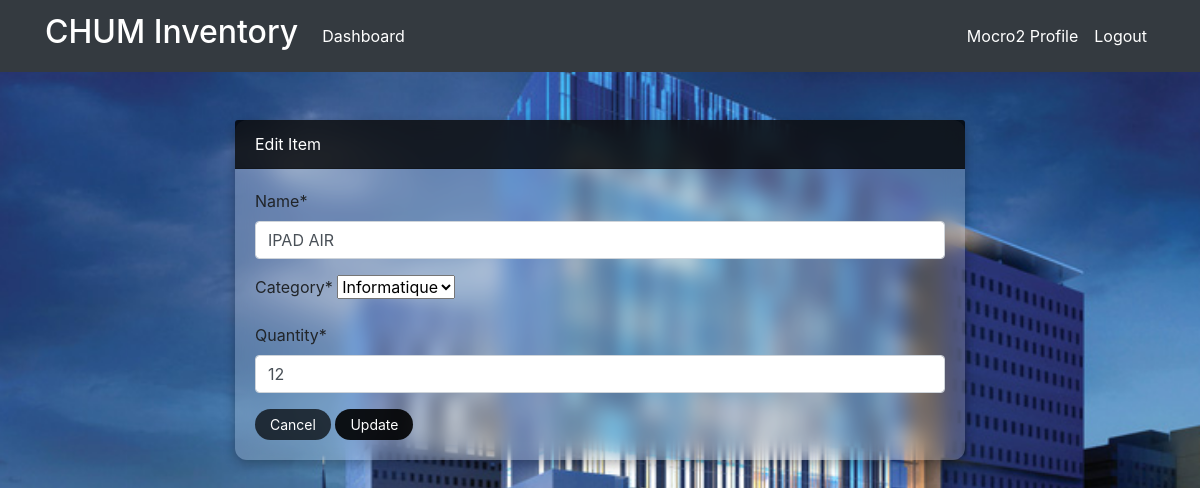
The page /product/update/4/ (signed in) on the database as committed earlier.
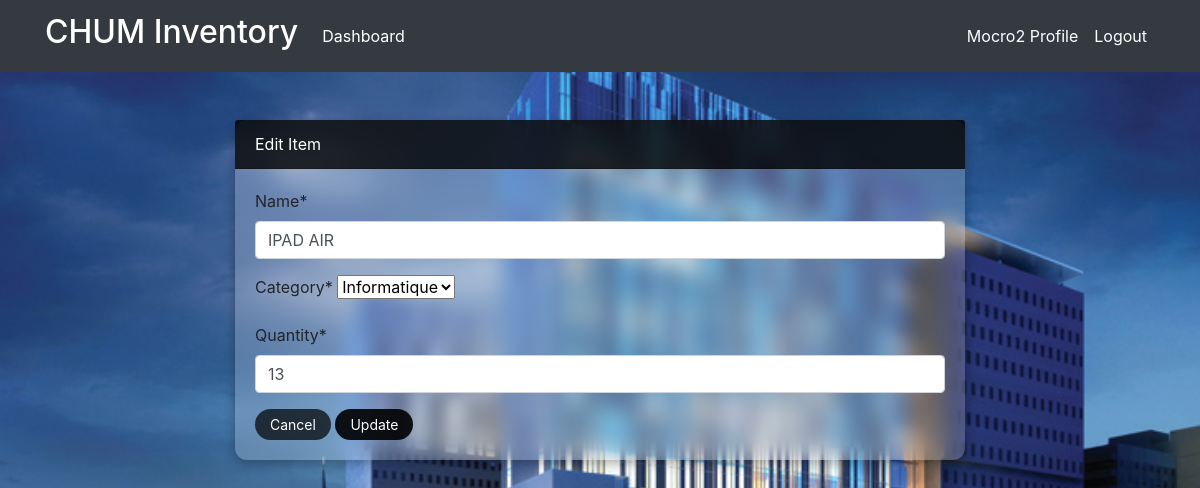
The same page on the database as committed later.
### dashboard/models.py (models this page shows, shortened)
class Product(models.Model):
    name = models.CharField(max_length=100, null=True)
    category = models.CharField(max_length=20, choices=CATEGORY, null=True)
    quantity = models.PositiveIntegerField(null=True)
    class Meta:
        verbose_name_plural = "CHUM Inventory"

### dashboard/views.py (the view)
# urls.py: path('product/update/<int:pk>/', views.product_update, name='dashboard-product-update'),
@login_required
def product_update(request, pk):
    item = Product.objects.get(id=pk)
    if request.method == 'POST':
        form = ProductForm(request.POST, instance=item)
        if form.is_valid():
            form.save()
            return redirect('dashboard-product')
    else:
        form = ProductForm(instance=item)
    context = {
        'form': form,
    }
    return render(request, 'dashboard/products_update.html', context)

### dashboard/forms.py
class ProductForm(forms.ModelForm):
    class Meta:
        model = Product
        fields = '__all__'

### templates/dashboard/products_update.html (shortened to what this page needs)
{% extends 'partials/base.html' %}
{% load crispy_forms_tags %}
{% block content %}
<div class="container mt-5">
    <div class="row justify-content-center">
        <div class="col-lg-8">
            <div class="card">
                <div class="card-header">
                    Edit Item
                </div>
                <div class="card-body">
                    <form id="editForm" method="POST">
                        {{ form|crispy }}
                        <a class="btn btn-secondary btn-sm" href="{% url 'dashboard-product' %}">Cancel</a>
                        <button type="button" class="btn btn-info btn-sm" onclick="showConfirmationModal()">Update</button>
                    </form>
                </div>
            </div>
        </div>
    </div>
</div>
{% endblock %}

Rows that differ between the two databases and show on the page:
changed Product "IPAD AIR": quantity "12" → "13"
